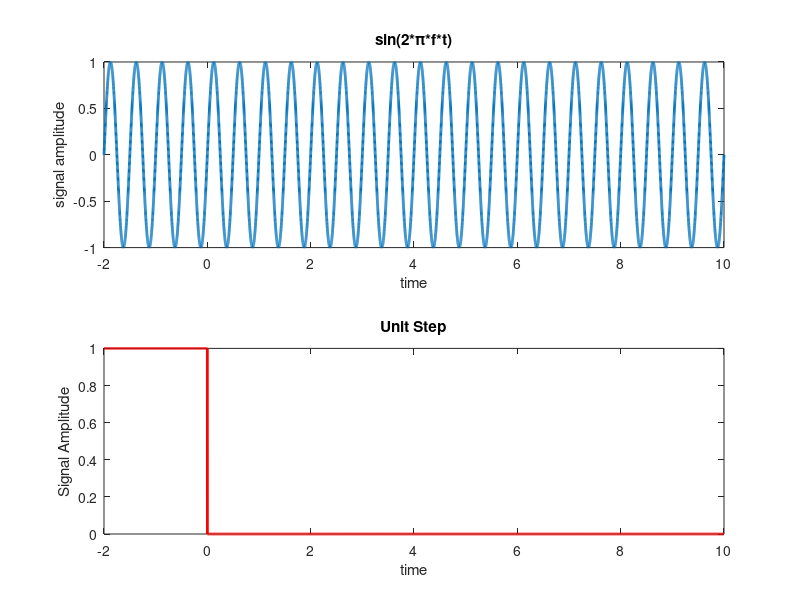
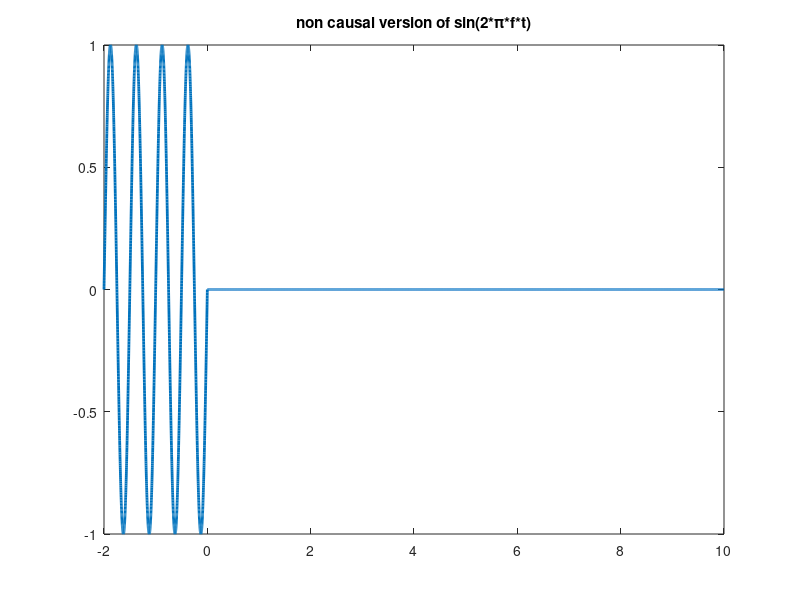

These charts were generated, in order, by the following MATLAB code:
clc 
clear all 
close all
t= -2:1/1000:10; 
x1 = sin(2*pi*2*t);
figure;
subplot(2,1,1);
plot(t,x1,'LineWidth',2);
xlabel('time'); 
ylabel('signal amplitude'); 
title('sin(2*\pi*f*t)');
u = (t<=0); 
x2 = x1.*u;
subplot(2,1,2);
plot(t,u, 'r','LineWidth',2); 
xlabel('time'); 
ylabel('Signal Amplitude'); 
title('Unit Step');
figure(2); 
plot(t,x2,'LineWidth',2); 
title('non causal version of sin(2*\pi*f*t)');